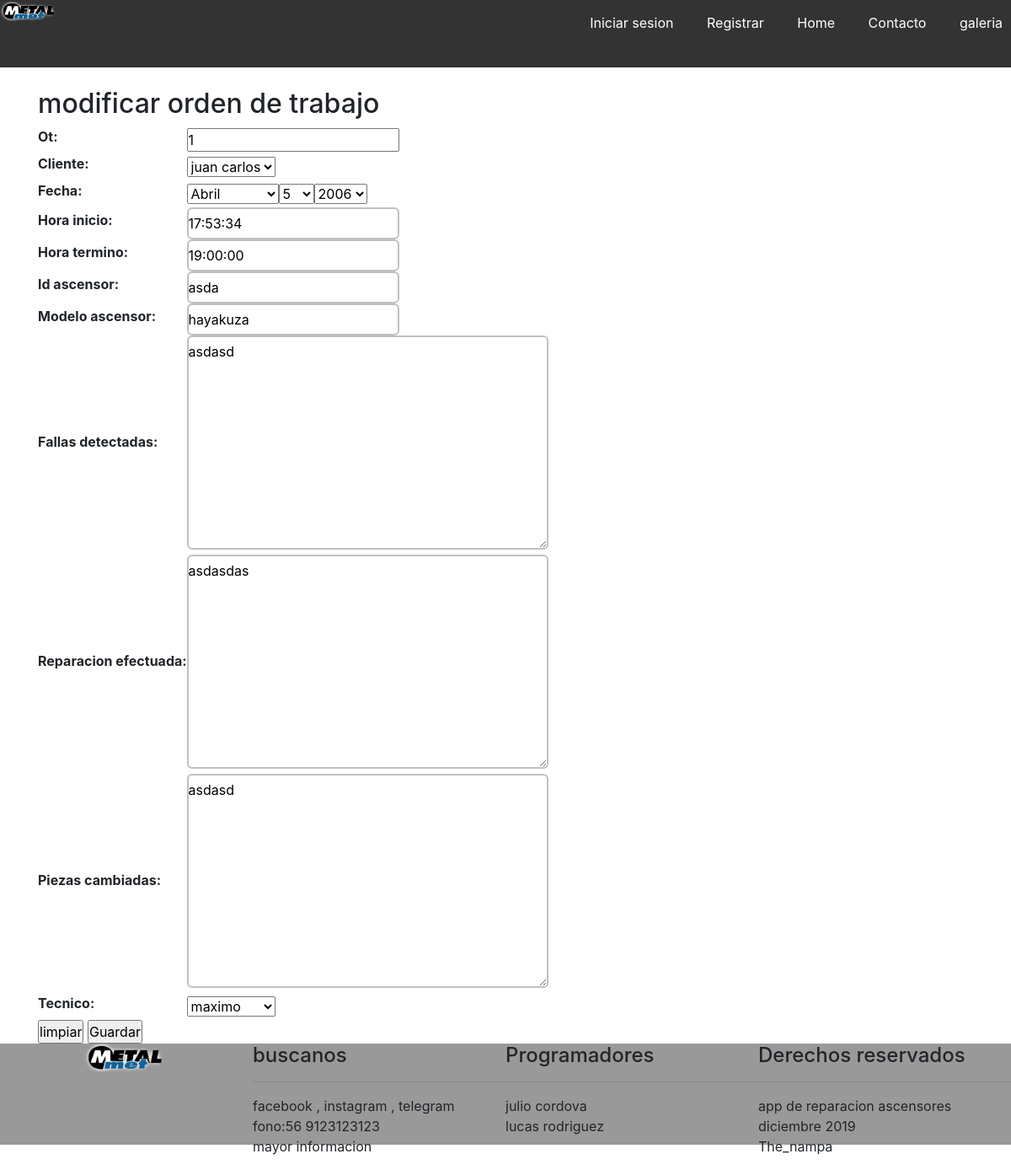
Page /modificar-ot/4/ on the committed database.
### core/models.py (models this page shows, shortened)
class Ordentrabajo(models.Model):
    ot = models.IntegerField()
    cliente = models.ForeignKey(Cliente, on_delete=models.CASCADE)
    fecha = models.DateField()
    hora_inicio = models.TimeField()
    hora_termino = models.TimeField()
    id_ascensor = models.CharField(max_length=20)
    modelo_ascensor = models.CharField(max_length=25)
    fallas_detectadas = models.TextField(null=True,blank=True)
    reparacion_efectuada = models.TextField(null=True,blank=True)
    piezas_cambiadas = models.TextField(null=True,blank=True)
    tecnico = models.ForeignKey(Tecnico, on_delete=models.CASCADE)

### core/views.py (the view)
# urls.py: path('modificar-ot/<id>/',modificar_ot, name="modificar_ot"),
def modificar_ot(request, id):
    ordentrabajo = Ordentrabajo.objects.get(id=id)
    data = {
        'form':OrdentrabajoForm(instance=ordentrabajo)
    }
    if request.method == 'POST':
        formulario = OrdentrabajoForm(data=request.POST,instance=ordentrabajo)
        if formulario.is_valid():
            formulario.save()
            data['mensaje'] = "Modificado correctamente"
            data['form'] = formulario
    return render(request, 'core/modificar_ot.html',data)

### core/forms.py
class OrdentrabajoForm(ModelForm):
    class Meta:
        model = Ordentrabajo
        fields =  ['ot' ,'cliente','fecha' ,'hora_inicio' ,'hora_termino' ,'id_ascensor' , 'modelo_ascensor' ,'fallas_detectadas' ,'reparacion_efectuada' ,'piezas_cambiadas' ,'tecnico' ]
        widgets = {
            'fecha': forms.SelectDateWidget(years=range(1990,2021)),
        }

### core/models.py (called while the page is built)
    def __str__(self):
        return self.nombre

    def __str__(self):
        return self.nombre

### core/templates/core/modificar_ot.html (shortened to what this page needs)
{% extends 'core/base.html' %}
{% block contenido %}
<h2>modificar orden de trabajo  </h2>
<form action="" method="POST">
    <table>
        {{ form.as_table }}
    </table>
    <input type="reset" value="limpiar">
    <input type="submit" value="Guardar">
</form>
{% endblock %}

### core/static/core/css/estilos.css (style rules this page uses)
* { margin:0; padding: 0; }
body { background-color:rgb(219, 219, 219); font-family: fantasy; }
label { display: block; }
input[type=text], input[type=email], textarea { border: 2px solid silver; padding:5px 0; border-radius: 6px; }

### rows in the picture
Ordentrabajo: ot "1", cliente "juan carlos", hora_inicio "17:53:34", hora_termino "19:00:00", id_ascensor "asda", modelo_ascensor "hayakuza", fallas_detectadas "asdasd", reparacion_efectuada "asdasdas", piezas_cambiadas "asdasd", tecnico "maximo"
